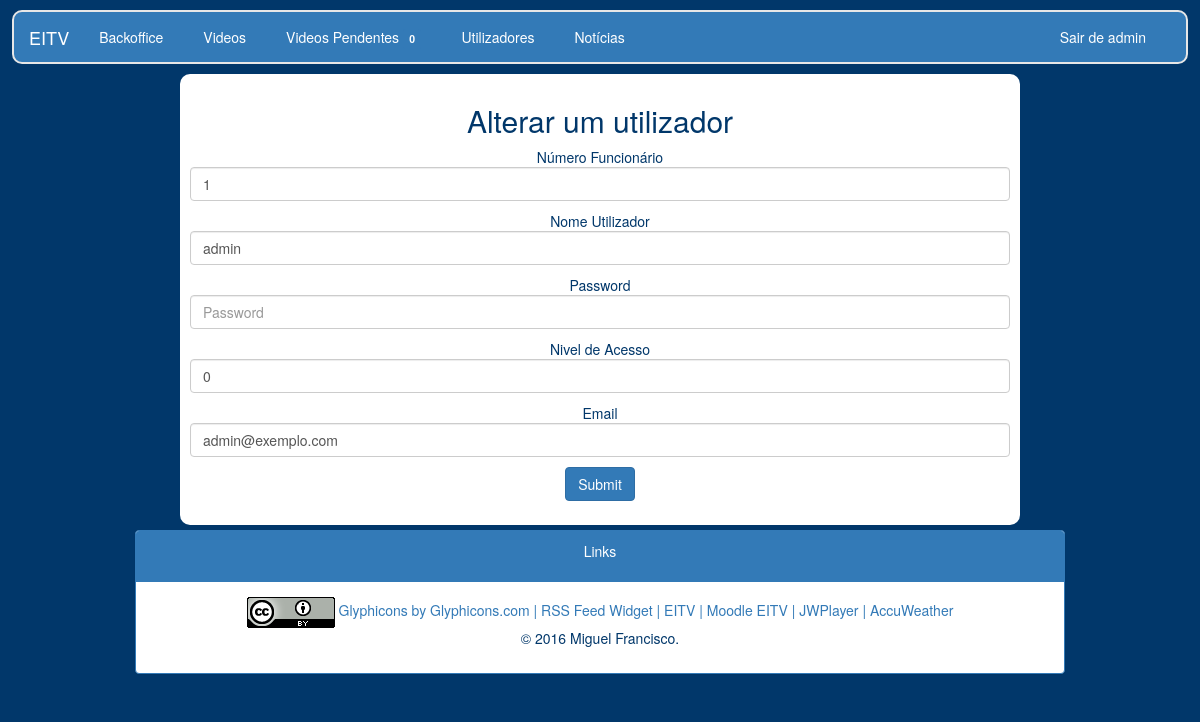
Page /alterarutilizador.php?id=1 (signed in) on the committed database.
### tables this page shows
CREATE TABLE IF NOT EXISTS `tb_utilizadores` (
  `id_user` int(11) NOT NULL AUTO_INCREMENT,
  `num_funcionario` int(11) NOT NULL,
  `nome_utilizador` varchar(30) NOT NULL,
  `user_pass` varchar(255) NOT NULL,
  `nivel_utilizador` int(1) NOT NULL,
  `email_funcionario` varchar(50) NOT NULL,
  PRIMARY KEY (`id_user`)
);

### alterarutilizador.php (the view, shortened to what this page needs)
<?php
include('conectarbd.php');
?>
<?php
include('navbar.php');
?>
<!DOCTYPE html>
<html>
<head>
	<link href="css/bootstrap.min.css" rel="stylesheet">
	<link href="style.css" rel="stylesheet">
	<link rel="stylesheet" href="https://maxcdn.bootstrapcdn.com/bootstrap/3.3.6/css/bootstrap.min.css">
	<link rel="stylesheet" type="text/css" href="style.css">
</head>
<body class="body">
	<div class="whiteformcenter">
		<?php
		if(isset($_GET['id'])){
			$id=$_GET['id'];
			$sql="SELECT * FROM tb_utilizadores WHERE id_user=".$id;
			$result=$conn->query($sql);
			$row = $result->fetch_assoc();
			$nivel=$row['nivel_utilizador'];
			if ($_SESSION['nivel']<$nivel || $_SESSION['id'] == $id) {
			?>
			<h2>Alterar um utilizador</h2>
			<form method="post" id="alterarvideo">
				<p>Número Funcionário <input type="number" value="<?php echo utf8_decode($row['num_funcionario'])?>" name="numerofuncionario" min="1" class="form-control" placeholder="Número Funcionário" /></p>
				<p>Nome Utilizador <input type="text" value="<?php echo utf8_decode($row['nome_utilizador'])?>" name="nomeutilizador" class="form-control" placeholder="Nome Utilizador"/></p>
				<?php if($_SESSION['id']==$row['id_user']){?>
				<p>Password <input type="password" value="" name="password" class="form-control" placeholder="Password"/></p>
				<?php
			}
				?>
				<p>Nivel de Acesso <input type="number" value="<?php echo utf8_decode($row['nivel_utilizador'])?>" name="niveldeacesso" max="2" min="<?php if($_SESSION['nivel']==2){echo "2";}else if($_SESSION['id']==$row['id_user']){echo $_SESSION['nivel'];}else{echo $_SESSION['nivel']+1;}?>" class="form-control" placeholder="Nivel de Acesso"/>
				</p>
				<p>Email<input type="email" value="<?php echo utf8_decode($row['email_funcionario'])?>" name="email" class="form-control" placeholder="Email"/></p>
			<p><input name="submeter" type="submit" class="btn btn-primary"/></p>
		</form>
	<?php
}
else{
	echo "<h2>Não tem permissões para alterar este utilizador!</h2>";
}
}
?>
	</div>
<?php
include('footer.php');
?>
</body>
</html>

### style.css (style rules this page uses)
.body { background: #01376a; }
.tabelalistar h2, ul, th, p { text-align: center; color: #01376a; }
.whiteformcenter { width: 70%; margin: auto; margin-top: 10px; color: #01376a; background-color: white; border-radius: 10px; padding: 10px; }
.whiteformcenter h2, ul { text-align: center; }

### rows in the picture
tb_utilizadores: numerofuncionario "1", nomeutilizador "admin", niveldeacesso "0", email "admin@exemplo.com"

### other values in the picture
$data['total'] "0"
utf8_decode("Sair de ".$_SESSION['nome']) "Sair de admin"
$fromYear "2016"
